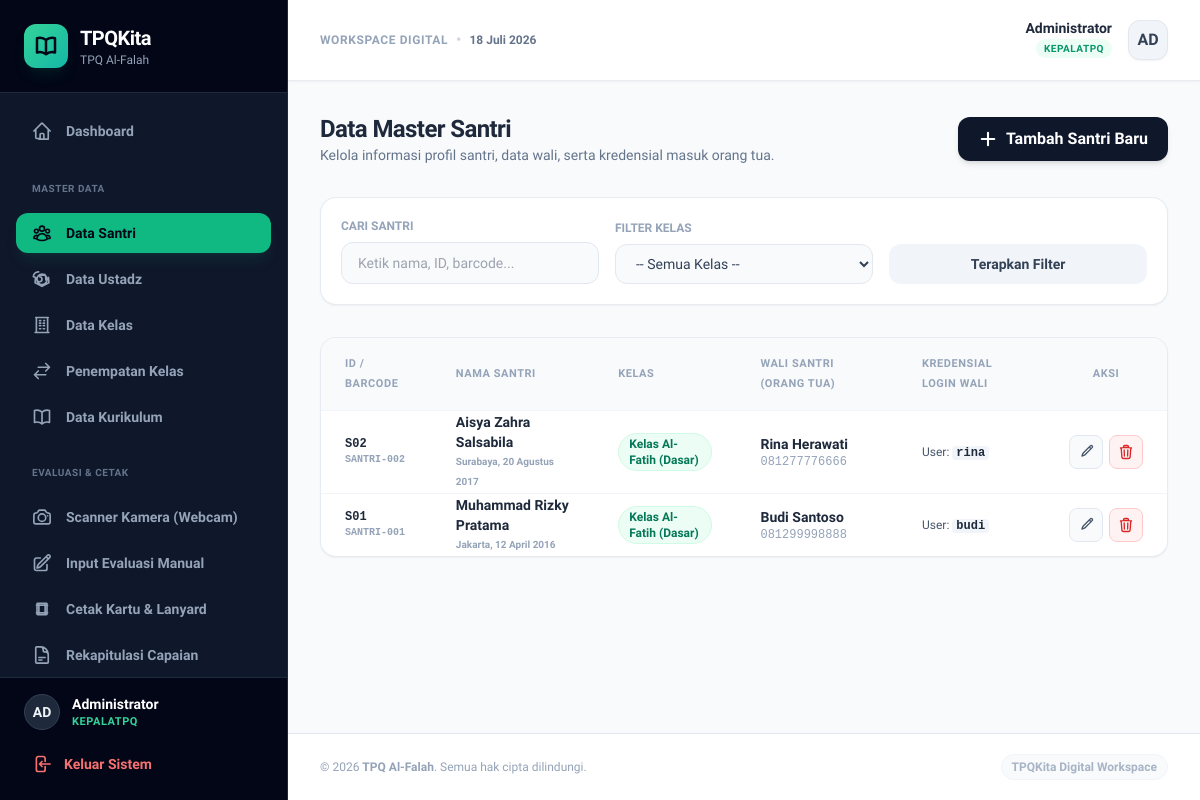
Page /tpqkita-php/santri.php (signed in) on the committed database.
### tables this page shows
CREATE TABLE IF NOT EXISTS tpq_identity (
  id INT PRIMARY KEY AUTO_INCREMENT,
  name VARCHAR(150) NOT NULL,
  address TEXT,
  phone VARCHAR(50),
  logo LONGTEXT,  
  footer_text VARCHAR(255),
  created_at TIMESTAMP DEFAULT CURRENT_TIMESTAMP,
  updated_at TIMESTAMP DEFAULT CURRENT_TIMESTAMP ON UPDATE CURRENT_TIMESTAMP
);

CREATE TABLE IF NOT EXISTS santri (
  id VARCHAR(50) PRIMARY KEY,
  name VARCHAR(150) NOT NULL,
  barcode VARCHAR(100) UNIQUE NOT NULL,
  birth_place VARCHAR(100),
  birth_date DATE,
  kelas_id VARCHAR(50),
  parent_name VARCHAR(150) NOT NULL,
  parent_phone VARCHAR(20) NOT NULL,
  parent_username VARCHAR(50) UNIQUE NOT NULL,
  parent_password_hash VARCHAR(255) NOT NULL,
  created_at TIMESTAMP DEFAULT CURRENT_TIMESTAMP,
  FOREIGN KEY (kelas_id) REFERENCES kelas(id) ON DELETE SET NULL
);

CREATE TABLE IF NOT EXISTS kelas (
  id VARCHAR(50) PRIMARY KEY,
  name VARCHAR(100) NOT NULL,
  ustadz_id VARCHAR(50),
  created_at TIMESTAMP DEFAULT CURRENT_TIMESTAMP,
  FOREIGN KEY (ustadz_id) REFERENCES ustadz(id) ON DELETE SET NULL
);

### tpqkita-php/santri.php (the view, shortened to what the rows shown need)
<?php
require_once 'header.php';
$db = getDB();
$queryStr = "
    SELECT s.*, k.name AS nama_kelas
    FROM santri s
    LEFT JOIN kelas k ON s.kelas_id = k.id
    WHERE 1=1
";
$params = [];
$queryStr .= " ORDER BY s.name ASC";
$stmt = $db->prepare($queryStr);
$stmt->execute($params);
$santri_list = $stmt->fetchAll();
?>
<div class="space-y-8 animate-fade-in">
    <div class="flex flex-col sm:flex-row justify-between items-start sm:items-center gap-4">
        <div>
            <h1 class="text-2xl font-black text-slate-800 tracking-tight">Data Master Santri</h1>
        </div>
    </div>
    <div class="bg-white border border-slate-200/80 rounded-2xl shadow-sm overflow-hidden">
        <div class="overflow-x-auto">
            <table class="w-full text-left text-sm text-slate-600 border-collapse">
                <thead>
                    <tr class="bg-slate-50 border-b border-slate-100 text-[11px] font-bold text-slate-400 uppercase tracking-wider">
                        <th class="py-4 px-6">ID / Barcode</th>
                        <th class="py-4 px-6">Nama Santri</th>
                        <th class="py-4 px-6">Kelas</th>
                        <th class="py-4 px-6">Wali Santri (Orang Tua)</th>
                        <th class="py-4 px-6">Kredensial Login Wali</th>
                        <th class="py-4 px-6 text-center">Aksi</th>
                    </tr>
                </thead>
                <tbody class="divide-y divide-slate-100 font-medium">
                    <?php if (empty($santri_list)): ?>
                        <tr>
                            <td colspan="6" class="py-12 text-center text-slate-400">Tidak ada data santri ditemukan.</td>
                        </tr>
                    <?php else: ?>
                        <?php foreach ($santri_list as $s): ?>
                            <tr class="hover:bg-slate-50/50 transition-colors duration-150 text-slate-700">
                                <td class="py-4.5 px-6 font-mono text-xs">
                                    <span class="block text-slate-800 font-bold"><?php echo htmlspecialchars($s['id']); ?></span>
                                    <span class="block text-[10px] text-slate-400 font-semibold"><?php echo htmlspecialchars($s['barcode']); ?></span>
                                </td>
                                <td class="py-4.5 px-6">
                                    <span class="block font-bold text-slate-800"><?php echo htmlspecialchars($s['name']); ?></span>
                                    <span class="block text-[10px] text-slate-400 font-semibold"><?php echo htmlspecialchars($s['birth_place']); ?>, <?php echo formatIndoDate($s['birth_date']); ?></span>
                                </td>
                                <td class="py-4.5 px-6">
                                    <?php if ($s['nama_kelas']): ?>
                                        <span class="inline-block text-xs font-bold text-emerald-700 bg-emerald-50 border border-emerald-100 px-2.5 py-0.5 rounded-full"><?php echo htmlspecialchars($s['nama_kelas']); ?></span>
                                    <?php else: ?>
                                        <span class="inline-block text-xs font-semibold text-slate-400 bg-slate-50 border border-slate-100 px-2.5 py-0.5 rounded-full">Belum Ditentukan</span>
                                    <?php endif; ?>
                                </td>
                                <td class="py-4.5 px-6">
                                    <span class="block font-bold text-slate-800"><?php echo htmlspecialchars($s['parent_name']); ?></span>
                                    <span class="block text-xs text-slate-400 font-mono"><?php echo htmlspecialchars($s['parent_phone']); ?></span>
                                </td>
                                <td class="py-4.5 px-6">
                                    <span class="block text-xs text-slate-600">User: <strong class="font-mono text-slate-800 bg-slate-100 px-1 rounded"><?php echo htmlspecialchars($s['parent_username']); ?></strong></span>
                                </td>
                                <td class="py-4.5 px-6 text-center">
                                    <div class="flex items-center justify-center gap-1.5">
                                        <button onclick='openEditModal(<?php echo json_encode($s); ?>)'
                                                class="p-2 bg-slate-50 hover:bg-slate-100 border border-slate-200 text-slate-600 hover:text-slate-800 rounded-lg transition-colors duration-150"
                                                title="Edit Profil">
                                        </button>
                                        <a href="santri.php?delete=<?php echo $s['id']; ?>"
                                           onclick="return confirm('Apakah Anda yakin ingin menghapus data santri ini? Semua riwayat capaian juga akan ikut terhapus.')"
                                           class="p-2 bg-red-50 hover:bg-red-100 border border-red-200 text-red-600 hover:text-red-700 rounded-lg transition-colors duration-150"
                                           title="Hapus Santri">
                                        </a>
                                    </div>
                                </td>
                            </tr>
                        <?php endforeach; ?>
                    <?php endif; ?>
                </tbody>
            </table>
        </div>
    </div>
</div>
<?php
require_once 'footer.php';
?>

### tpqkita-php/header.php (shortened to what the rows shown need)
<?php
require_once 'config.php';
$tpq_name = 'TPQ Al-Falah';
try {
    $db = getDB();
    $stmtId = $db->query("SELECT name, footer_text FROM tpq_identity LIMIT 1");
    $identity = $stmtId->fetch();
    if ($identity) {
        $tpq_name = $identity['name'];
        $tpq_footer = $identity['footer_text'];
    }
} catch (Exception $e) {
}
?>
<!DOCTYPE html>
<html lang="id" class="h-full bg-slate-50 text-slate-950">
<head>
    <script src="https://cdn.tailwindcss.com"></script>
</head>
<body class="h-full flex flex-col md:flex-row bg-slate-50 text-slate-800">
    <aside id="sidebar-drawer" class="hidden md:flex flex-col w-72 bg-slate-900 border-r border-slate-800 text-slate-300 h-screen sticky top-0 shrink-0 z-40 no-print transition-all duration-300">
        <div class="p-6 border-b border-slate-800 flex items-center gap-3 bg-slate-950">
            <div>
                <span class="font-extrabold text-xl text-white tracking-tight">TPQKita</span>
                <span class="text-xs text-slate-400 block max-w-[160px] truncate"><?php echo $tpq_name; ?></span>
            </div>
        </div>
    </aside>
    <main class="flex-1 flex flex-col min-w-0 overflow-y-auto min-h-screen">
        <div class="p-4 md:p-8 flex-1">

### tpqkita-php/footer.php (shortened to what the rows shown need)
        </div>
        <footer class="mt-auto px-8 py-5 border-t border-slate-200 bg-white text-center text-xs text-slate-400 no-print flex flex-col sm:flex-row justify-between items-center gap-2">
            <span>&copy; <?php echo date('Y'); ?> <strong><?php echo htmlspecialchars($tpq_name); ?></strong>. Semua hak cipta dilindungi.</span>
            <span class="font-semibold text-slate-400/80 bg-slate-50 px-2.5 py-1 rounded-full border border-slate-100"><?php echo htmlspecialchars($tpq_footer); ?></span>
        </footer>
    </main>
</body>
</html>

### rows in the picture
tpq_identity: name "TPQ Al-Falah", footer_text "TPQKita Digital Workspace"
santri: id "S02", barcode "SANTRI-002", name "Aisya Zahra Salsabila", birth_place "Surabaya", birth_date "20 Agustus 2017", kelas.name "Kelas Al-Fatih (Dasar)", parent_name "Rina Herawati", parent_phone "081277776666", parent_username "rina"
santri: id "S01", barcode "SANTRI-001", name "Muhammad Rizky Pratama", birth_place "Jakarta", birth_date "12 April 2016", kelas.name "Kelas Al-Fatih (Dasar)", parent_name "Budi Santoso", parent_phone "081299998888", parent_username "budi"

### other values in the picture
substr($user_name, 0, 2) "AD"
$user_name "Administrator"
$role "KEPALATPQ"
